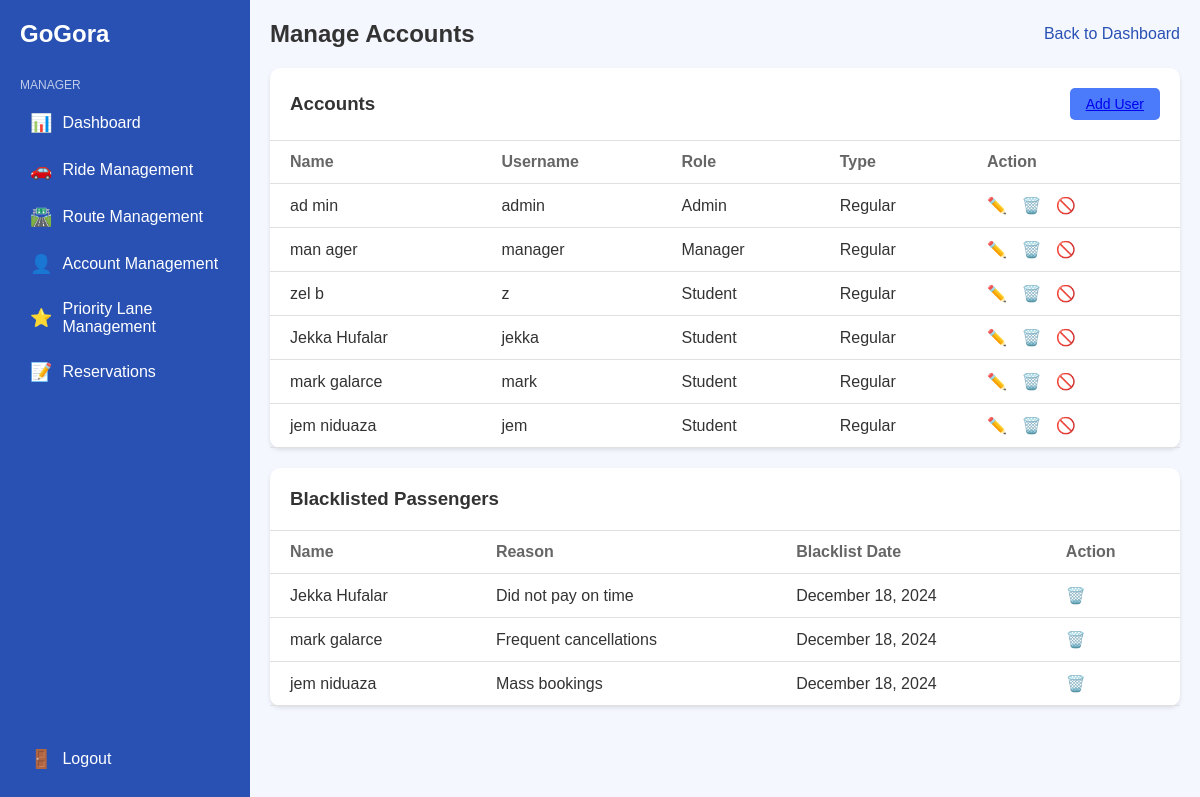
The app's page /view/manager/account.php (signed in), older data.
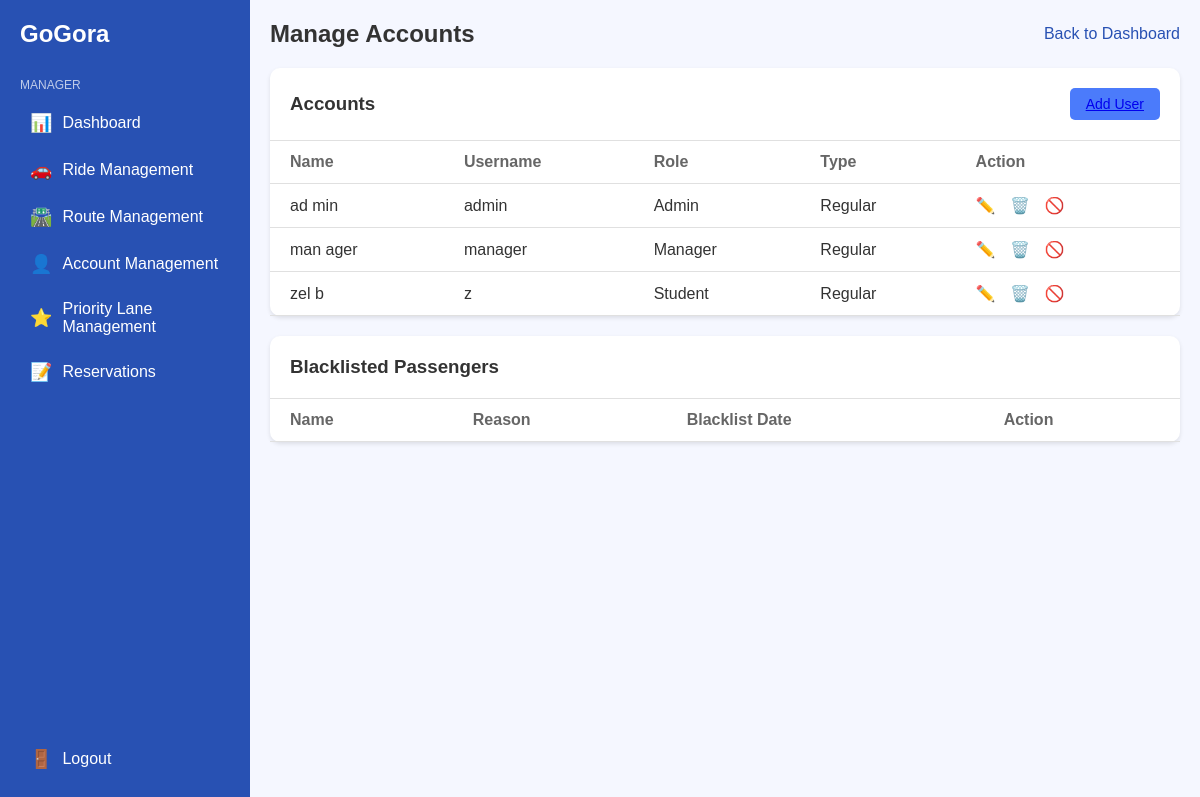
The same page, newer data.
### tables this page shows
CREATE TABLE `users` (
  `user_id` int(11) NOT NULL AUTO_INCREMENT,
  `username` varchar(50) NOT NULL,
  `firstname` varchar(10) NOT NULL,
  `lastname` varchar(10) NOT NULL,
  `password` varchar(255) NOT NULL,
  `email` varchar(17) NOT NULL,
  `role` enum('Student','Faculty','Employee','Admin','Manager') NOT NULL,
  `user_type` enum('Regular','Priority') NOT NULL,
  `avatar` longblob DEFAULT NULL,
  PRIMARY KEY (`user_id`),
  UNIQUE KEY `username_UNIQUE` (`username`)
);

CREATE TABLE `blacklist` (
  `blacklist_id` int(11) NOT NULL AUTO_INCREMENT,
  `username` varchar(10) NOT NULL,
  `blacklist_date` datetime NOT NULL,
  `blacklist_status` enum('Blacklisted','Reinstated') NOT NULL,
  `reason` varchar(45) NOT NULL,
  PRIMARY KEY (`blacklist_id`),
  UNIQUE KEY `username_UNIQUE` (`username`),
  CONSTRAINT `user_name` FOREIGN KEY (`username`) REFERENCES `users` (`username`) ON UPDATE CASCADE
);

### view/manager/account.php (the view, shortened to what this page needs)
<?php
include($_SERVER['DOCUMENT_ROOT'] . '/control/includes/db.php');
$accountsQuery = "SELECT firstname, lastname, username, role, user_type FROM users";
$accountsResult = $conn->query($accountsQuery);
$blacklistQuery = "SELECT b.username, u.firstname, u.lastname, b.reason, b.blacklist_date
                   FROM blacklist b
                   JOIN users u ON b.username = u.username";
$blacklistResult = $conn->query($blacklistQuery);
?>
<!DOCTYPE html>
<html lang="en">
<head>
    <link rel="stylesheet" href="../manager/css/styles.css">
</head>
<body>
    <div class="container">
        <nav class="sidebar">
            <div class="logo">
                <h1>GoGora</h1>
            </div>
            <div class="nav-title">MANAGER</div>
            <ul>
                <li><a href="../manager/dashboard.php"><span class="icon">📊</span> Dashboard</a></li>
                <li><a href="../manager/ride.php"><span class="icon">🚗</span> Ride Management</a></li>
                <li><a href="../manager/route.php"><span class="icon">🛣️</span> Route Management</a></li>
                <li><a href="../manager/account.php"><span class="icon">👤</span> Account Management</a></li>
                <li><a href="../manager/priority.php"><span class="icon">⭐</span> Priority Lane Management</a></li>
                <li><a href="../manager/reservations.php"><span class="icon">📝</span> Reservations</a></li>
            </ul>
            <div class="logout">
                <a href="/view/manager/manage.php"><span class="icon">🚪</span> Logout</a>
            </div>
        </nav>
        <main class="content">
            <header>
                <h2>Manage Accounts</h2>
                <a href="../manager/dashboard.php" class="back-link">Back to Dashboard</a>
            </header>
            <section class="accounts">
                <div class="section-header">
                    <h3>Accounts</h3>
                    <button class="add-user"><a href="../manager/addUser.php">Add User</a></button>
                </div>
                <table>
                    <thead>
                        <tr>
                            <th>Name</th>
                            <th>Username</th>
                            <th>Role</th>
                            <th>Type</th>
                            <th>Action</th>
                        </tr>
                    </thead>
                    <tbody>
                        <?php while ($account = mysqli_fetch_assoc($accountsResult)): ?>
                            <tr>
                                <td><?= htmlspecialchars($account['firstname'] . ' ' . $account['lastname']) ?></td>
                                <td><?= htmlspecialchars($account['username']) ?></td>
                                <td><?= htmlspecialchars($account['role']) ?></td>
                                <td><?= htmlspecialchars($account['user_type']) ?></td>
                                <td>
                                    <button class="action-btn edit" onclick="editUser('<?= $account['username'] ?>')">✏️</button>
                                    <button class="action-btn delete" onclick="deleteUser('<?= $account['username'] ?>')">🗑️</button>
                                    <button class="action-btn blacklist" onclick="blacklistUser('<?= $account['username'] ?>')">🚫</button>
                                </td>
                            </tr>
                        <?php endwhile; ?>
                    </tbody>
                </table>
            </section>
            <section class="blacklisted">
                <div class="section-header">
                    <h3>Blacklisted Passengers</h3>
                </div>
                <table>
                    <thead>
                        <tr>
                            <th>Name</th>
                            <th>Reason</th>
                            <th>Blacklist Date</th>
                            <th>Action</th>
                        </tr>
                    </thead>
                    <tbody>
                        <?php while ($blacklist = mysqli_fetch_assoc($blacklistResult)): ?>
                            <tr>
                                <td><?= htmlspecialchars($blacklist['firstname'] . ' ' . $blacklist['lastname']) ?></td>
                                <td><?= htmlspecialchars($blacklist['reason']) ?></td>
                                <td><?= htmlspecialchars(date('F d, Y', strtotime($blacklist['blacklist_date']))) ?></td>
                                <td>
                                    <button class="action-btn delete" onclick="deleteBlacklist('<?= $blacklist['username'] ?>')">🗑️</button>
                                </td>
                            </tr>
                        <?php endwhile; ?>
                    </tbody>
                </table>
            </section>
        </main>
    </div>
</body>
</html>

### view/manager/css/styles.css (style rules this page uses)
:root { --primary-color: #2851B3; --secondary-color: #4B7BFB; --background-color: #F5F7FF; --text-color: #333; --white: #fff; --light-gray: #f0f0f0; --border-color: #e0e0e0; }
* { margin: 0; padding: 0; box-sizing: border-box; }
body { font-family: Arial, sans-serif; background-color: var(--background-color); color: var(--text-color); }
.container { display: flex; min-height: 100vh; }
.sidebar { width: 250px; background-color: var(--primary-color); color: var(--white); padding: 20px; display: flex; flex-direction: column; }
.logo { display: flex; align-items: center; margin-bottom: 30px; }
.logo h1 { font-size: 24px; }
.nav-title { font-size: 12px; opacity: 0.7; margin-bottom: 10px; }
.sidebar ul { list-style-type: none; }
.sidebar li { margin-bottom: 5px; }
.sidebar a { color: var(--white); text-decoration: none; display: flex; align-items: center; padding: 10px; border-radius: 5px; transition: background-color 0.3s; }
.icon { margin-right: 10px; font-size: 18px; }
.logout { margin-top: auto; }
.content { flex: 1; padding: 20px; }
header { display: flex; justify-content: space-between; align-items: center; margin-bottom: 20px; }
.back-link { color: var(--primary-color); text-decoration: none; }
.accounts, .blacklisted { background-color: var(--white); border-radius: 10px; margin-bottom: 20px; box-shadow: 0 2px 4px rgba(0, 0, 0, 0.1); }
.section-header { display: flex; justify-content: space-between; align-items: center; padding: 20px; border-bottom: 1px solid var(--border-color); }
.add-user { background-color: var(--secondary-color); color: var(--white); border: none; padding: 8px 16px; border-radius: 5px; cursor: pointer; font-size: 14px; }
table { width: 100%; border-collapse: collapse; }
th, td { text-align: left; padding: 12px 20px; border-bottom: 1px solid var(--border-color); }
th { font-weight: bold; color: #666; }
.action-btn { background: none; border: none; cursor: pointer; font-size: 16px; margin-right: 10px; }
.edit { color: var(--secondary-color); }
.delete { color: #ff4444; }

Row changes from the older to the newer data that the page shows:
removed users: firstname+lastname "Jekka Hufalar", username "jekka", role "Student", user_type "Regular"
removed users: firstname+lastname "mark galarce", username "mark", role "Student", user_type "Regular"
removed users: firstname+lastname "jem niduaza", username "jem", role "Student", user_type "Regular"
removed blacklist: users.firstname+lastname "Jekka Hufalar", reason "Did not pay on time", blacklist_date "December 18, 2024"
removed blacklist: users.firstname+lastname "mark galarce", reason "Frequent cancellations", blacklist_date "December 18, 2024"
removed blacklist: users.firstname+lastname "jem niduaza", reason "Mass bookings", blacklist_date "December 18, 2024"
